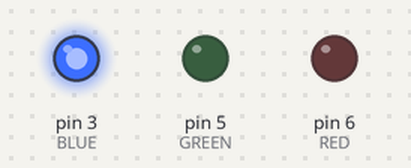
The sketch below on a simulated Arduino Uno, built with avr-gcc and run on an emulated ATmega328P. Parts: output pins drawn as LEDs (lit = HIGH).

Above: at 1.0 s.
At 3.0 s:
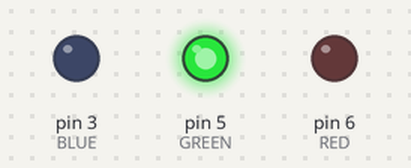
At 5.0 s:
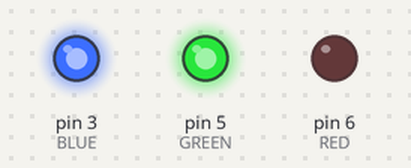
Timing chart, 0 to 7.8 s (numbered marks = the images above):
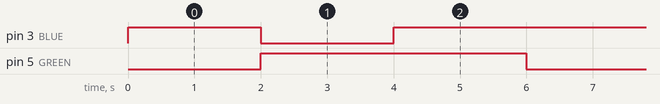

Measured:
- by itself, pin 3 (BLUE): repeats every 6.0 s: LOW 2.0 s, HIGH 4.0 s
- by itself, pin 5 (GREEN): alternates HIGH for 4.0 s and LOW for 2.0 s
- by itself, everything shown: repeats every 6.0 s, in 4 steps

The sketch:

MultLED.ino
```cpp
void setup() {
  // put your setup code here, to run once:
  pinMode(3,OUTPUT); //BLUE
  pinMode(5,OUTPUT); //GREEN
  pinMode(6,OUTPUT); //RED
}

void loop() {
  // put your main code here, to run repeatedly:
  digitalWrite(3,HIGH);
  delay(2000);
  digitalWrite(3,LOW);
  digitalWrite(5,HIGH);
  delay(2000);
  digitalWrite(3,HIGH);
  digitalWrite(5,HIGH);
  delay(2000);
  digitalWrite(3,LOW);
  digitalWrite(5,LOW);
}
```
